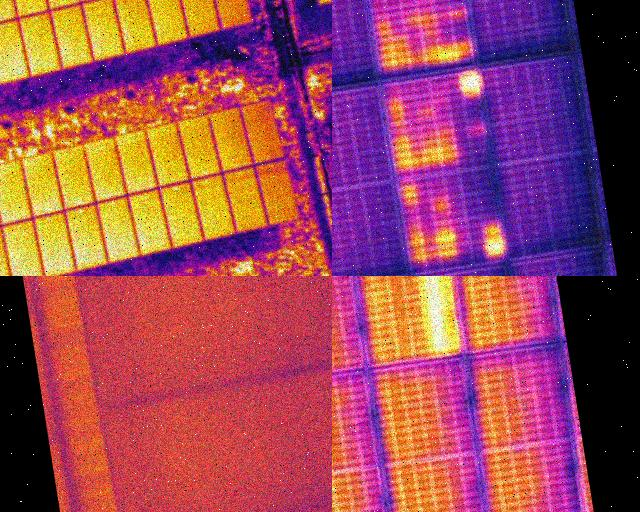
#> input picture data/precalib/DJI_0845_R.JPG, 640 x 512 px
$ python -i image_processor.py   (imports and definitions only)   (older library calls are emulated)
#> lines starting #> are read from the running program, lines starting #| are printed output that depends on the picture; after the words box and inside, x2 and y2 are one past the last pixel; in counts of white or black regions, pixels touching at a corner belong together
# app/services/image_processor.py

import os
import json
import cv2
import numpy as np
from pathlib import Path

DEFAULT_THRESHOLD_JSON_PATH = Path(__file__).parent.parent / "core" / "empirical_qc_thresholds.json"

class ImageProcessor:
    """
    Thermal image preprocessing and quality control service.
    Integrated from qualitycontrol.py logic.
    """

    ISSUE_LABELS = {
        "reject_too_blurry": "Ảnh quá mờ (không thể chấp nhận)",
        "warn_blurry": "Ảnh hơi mờ (cảnh báo)",
        "reject_too_noisy": "Ảnh quá nhiễu (không thể chấp nhận)",
        "warn_noisy": "Ảnh hơi nhiễu (cảnh báo)",
        "reject_low_contrast": "Độ tương phản quá thấp (không thể chấp nhận)",
        "warn_low_contrast": "Độ tương phản thấp (cảnh báo)",
        "reject_low_dynamic_range": "Dải động quá hẹp (không thể chấp nhận)",
        "warn_low_dynamic_range": "Dải động hẹp (cảnh báo)",
        "reject_too_dark_or_black": "Ảnh quá tối hoặc đen (không thể chấp nhận)",
        "warn_too_dark_or_black": "Ảnh hơi tối/đen (cảnh báo)",
        "reject_too_saturated_hot": "Ảnh bị cháy sáng/bão hòa nhiệt quá nhiều (không thể chấp nhận)",
        "warn_too_saturated_hot": "Ảnh hơi cháy sáng/bão hòa nhiệt (cảnh báo)",
        "reject_excessive_black_edges": "Viền đen xung quanh quá nhiều (không thể chấp nhận)",
        "warn_black_edges": "Viền đen xung quanh hơi nhiều (cảnh báo)",
        "reject_too_many_quality_warnings": "Ảnh có quá nhiều cảnh báo chất lượng",
        "image_read_failed": "Lỗi đọc file ảnh",
    }

    # ============================================================
    # Threshold Loader
    # ============================================================

    @staticmethod
    def load_thresholds(threshold_json_path=None) -> dict:
        if threshold_json_path is None:
            threshold_json_path = DEFAULT_THRESHOLD_JSON_PATH

        default_thresholds = {
            "blur_warn_below": 121.01289367675781,
            "blur_reject_below": 17.790084838867188,
            "noise_warn_above": 23.92720603942871,
            "noise_reject_above": 29.88382339477539,
            "denoise_apply_above": 19.96678924560547,
            "contrast_warn_below": 42.662113189697266,
            "contrast_reject_below": 22.792781829833984,
            "dynamic_range_warn_below": 169.5500030517578,
            "dynamic_range_reject_below": 77.36499786376953,
            "low_saturation_warn_above": 0.3251809775829315,
            "low_saturation_reject_above": 0.6088218688964844,
            "high_saturation_warn_above": 0.0018350220052525401,
            "high_saturation_reject_above": 0.005204254295676947,
            "edge_black_warn_above": 0.6525292992591858,
            "edge_black_reject_above": 0.805412232875824,
        }

        if not os.path.exists(threshold_json_path):
            return default_thresholds

        try:
            with open(threshold_json_path, "r", encoding="utf-8") as f:
                thresholds = json.load(f)
            # Merge with defaults to ensure completeness
            for key, val in default_thresholds.items():
                if key not in thresholds:
                    thresholds[key] = val
            return thresholds
        except Exception:
            return default_thresholds

    # ============================================================
    # Metric Calculations
    # ============================================================

    @staticmethod
    def to_gray(img_bgr: np.ndarray) -> np.ndarray:
        return cv2.cvtColor(img_bgr, cv2.COLOR_BGR2GRAY)

    @staticmethod
    def compute_blur_score(img_bgr: np.ndarray) -> float:
        gray = ImageProcessor.to_gray(img_bgr)
        return float(cv2.Laplacian(gray, cv2.CV_64F).var())

    @staticmethod
    def compute_noise_score(img_bgr: np.ndarray) -> float:
        gray = ImageProcessor.to_gray(img_bgr)
        smooth = cv2.GaussianBlur(gray, (3, 3), 0)
        residual = gray.astype(np.float32) - smooth.astype(np.float32)
        return float(np.std(residual))

    @staticmethod
    def compute_exposure_stats(img_bgr: np.ndarray) -> dict:
        gray = ImageProcessor.to_gray(img_bgr)
        p01 = float(np.percentile(gray, 1))
        p99 = float(np.percentile(gray, 99))
        return {
            "brightness_mean": float(np.mean(gray)),
            "brightness_std": float(np.std(gray)),
            "p01": p01,
            "p99": p99,
            "dynamic_range": float(p99 - p01),
            "low_saturation_ratio": float(np.mean(gray <= 5)),
            "high_saturation_ratio": float(np.mean(gray >= 250)),
        }

    @staticmethod
    def compute_edge_black_ratio(img_bgr: np.ndarray, threshold: int = 8, edge_percent: float = 0.04) -> float:
        gray = ImageProcessor.to_gray(img_bgr)
        h, w = gray.shape[:2]

        eh = max(1, int(round(h * edge_percent)))
        ew = max(1, int(round(w * edge_percent)))

        top = gray[:eh, :]
        bottom = gray[h - eh:, :]
        left = gray[:, :ew]
        right = gray[:, w - ew:]

        edge_pixels = np.concatenate([
            top.reshape(-1),
            bottom.reshape(-1),
            left.reshape(-1),
            right.reshape(-1),
        ])

        return float(np.mean(edge_pixels <= threshold))

    @staticmethod
    def compute_all_metrics(img_bgr: np.ndarray) -> dict:
        exposure = ImageProcessor.compute_exposure_stats(img_bgr)
        return {
            "blur_score": ImageProcessor.compute_blur_score(img_bgr),
            "noise_score": ImageProcessor.compute_noise_score(img_bgr),
            "edge_black_ratio": ImageProcessor.compute_edge_black_ratio(img_bgr),
            **exposure,
        }

    # ============================================================
    # Black Border & Padding Utilities
    # ============================================================

    # [21 lines left out: functions get_black_border_mask, restore_black_border, compute_black_border_ratio, not called in this run]

    @staticmethod
    def detect_existing_black_padding(
        img_bgr: np.ndarray,
        black_threshold: int = 8,
        line_black_ratio: float = 0.95,
        min_thickness_px: int = 3,
    ) -> dict:
        gray = ImageProcessor.to_gray(img_bgr)
        black = gray <= black_threshold
        h, w = black.shape[:2]

        def count_from_top():
            count = 0
            for r in range(h):
                if float(np.mean(black[r, :])) >= line_black_ratio:
                    count += 1
                else:
                    break
            return count

        def count_from_bottom():
            count = 0
            for r in range(h - 1, -1, -1):
                if float(np.mean(black[r, :])) >= line_black_ratio:
                    count += 1
                else:
                    break
            return count

        def count_from_left():
            count = 0
            for c in range(w):
                if float(np.mean(black[:, c])) >= line_black_ratio:
                    count += 1
                else:
                    break
            return count

        def count_from_right():
            count = 0
            for c in range(w - 1, -1, -1):
                if float(np.mean(black[:, c])) >= line_black_ratio:
                    count += 1
                else:
                    break
            return count

        top = count_from_top()
        bottom = count_from_bottom()
        left = count_from_left()
        right = count_from_right()

        has_existing_pad = max(top, bottom, left, right) >= min_thickness_px

        return {
            "has_existing_pad": bool(has_existing_pad),
            "detected_pad_top": int(top),
            "detected_pad_bottom": int(bottom),
            "detected_pad_left": int(left),
            "detected_pad_right": int(right),
            "pad_black_threshold": int(black_threshold),
            "pad_line_black_ratio": float(line_black_ratio),
            "pad_min_thickness_px": int(min_thickness_px),
        }

    @staticmethod
    def make_padding_mask(img_bgr: np.ndarray, pad_info: dict) -> np.ndarray:
        h, w = img_bgr.shape[:2]
        mask = np.zeros((h, w), dtype=np.uint8)

        top = int(pad_info.get("detected_pad_top", 0))
        bottom = int(pad_info.get("detected_pad_bottom", 0))
        left = int(pad_info.get("detected_pad_left", 0))
        right = int(pad_info.get("detected_pad_right", 0))

        if top > 0:
            mask[:top, :] = 255
        if bottom > 0:
            mask[h - bottom:, :] = 255
        if left > 0:
            mask[:, :left] = 255
        if right > 0:
            mask[:, w - right:] = 255

        return mask

    @staticmethod
    def should_restore_padding(pad_mode: str, pad_info: dict) -> bool:
        if pad_mode == "off":
            return False
        if pad_mode == "on" or pad_mode == "auto":
            return bool(pad_info.get("has_existing_pad", False))
        raise ValueError("PAD_MODE phải là 'off', 'on', hoặc 'auto'")

    # ============================================================
    # Bad Pixel Replacement & Flat Field Correction
    # ============================================================

    @staticmethod
    def bad_pixel_replacement_color(
        img_bgr: np.ndarray,
        z_thresh: float = 6.0,
        max_bad_ratio: float = 0.003,
        inpaint_radius: int = 1
    ) -> np.ndarray:
        lab = cv2.cvtColor(img_bgr, cv2.COLOR_BGR2LAB)
        l_channel, _, _ = cv2.split(lab)
        l_float = l_channel.astype(np.float32)

        local_median = cv2.medianBlur(l_channel, 3).astype(np.float32)
        residual = l_float - local_median

        med = np.median(residual)
        mad = np.median(np.abs(residual - med))

        sigma = 1.4826 * mad
        sigma = max(float(sigma), 1e-6)

        bad_mask = np.abs(residual - med) > z_thresh * sigma
        bad_ratio = float(np.mean(bad_mask))

        if bad_ratio > max_bad_ratio or not np.any(bad_mask):
            return img_bgr.copy()

        mask_u8 = bad_mask.astype(np.uint8) * 255
        repaired = cv2.inpaint(
            img_bgr,
            mask_u8,
            inpaintRadius=inpaint_radius,
            flags=cv2.INPAINT_TELEA
        )
        return repaired

    # [11 lines left out: function apply_software_nuc, not called in this run]

    # ============================================================
    # Quality Assessment
    # ============================================================

    @staticmethod
    def assess_quality(img_bgr: np.ndarray, thresholds: dict = None) -> dict:
        if thresholds is None:
            thresholds = ImageProcessor.load_thresholds()

        # Automatically letterbox to (640, 512) for consistent quality metrics
        h, w = img_bgr.shape[:2]
        if (w, h) != (640, 512):
            qc_img = ImageProcessor.letterbox_to_shape(img_bgr, (640, 512))
        else:
            qc_img = img_bgr

        metrics = ImageProcessor.compute_all_metrics(qc_img)

        warnings = []
        critical = []

        # Blur check
        if metrics["blur_score"] < thresholds["blur_reject_below"]:
            critical.append("reject_too_blurry")
        elif metrics["blur_score"] < thresholds["blur_warn_below"]:
            warnings.append("warn_blurry")

        # Noise check
        if metrics["noise_score"] > thresholds["noise_reject_above"]:
            critical.append("reject_too_noisy")
        elif metrics["noise_score"] > thresholds["noise_warn_above"]:
            warnings.append("warn_noisy")

        # Contrast check (brightness_std)
        if metrics["brightness_std"] < thresholds["contrast_reject_below"]:
            critical.append("reject_low_contrast")
        elif metrics["brightness_std"] < thresholds["contrast_warn_below"]:
            warnings.append("warn_low_contrast")

        # Dynamic range check
        if metrics["dynamic_range"] < thresholds["dynamic_range_reject_below"]:
            critical.append("reject_low_dynamic_range")
        elif metrics["dynamic_range"] < thresholds["dynamic_range_warn_below"]:
            warnings.append("warn_low_dynamic_range")

        # Low saturation (underexposure / dark)
        if metrics["low_saturation_ratio"] > thresholds["low_saturation_reject_above"]:
            critical.append("reject_too_dark_or_black")
        elif metrics["low_saturation_ratio"] > thresholds["low_saturation_warn_above"]:
            warnings.append("warn_too_dark_or_black")

        # High saturation (overexposure / hot)
        if metrics["high_saturation_ratio"] > thresholds["high_saturation_reject_above"]:
            critical.append("reject_too_saturated_hot")
        elif metrics["high_saturation_ratio"] > thresholds["high_saturation_warn_above"]:
            warnings.append("warn_too_saturated_hot")

        # Edge black ratio check
        if metrics["edge_black_ratio"] > thresholds["edge_black_reject_above"]:
            critical.append("reject_excessive_black_edges")
        elif metrics["edge_black_ratio"] > thresholds["edge_black_warn_above"]:
            warnings.append("warn_black_edges")

        # Warning threshold logic
        if len(warnings) >= 3:
            critical.append("reject_too_many_quality_warnings")

        if critical:
            status = "poor"  # Map "critical" -> "poor"
        elif warnings:
            status = "warning"
        else:
            status = "ok"

        issues = critical + warnings
        issues_vi = [ImageProcessor.ISSUE_LABELS.get(issue, issue) for issue in issues]

        return {
            "quality_status": status,
            "issues": issues,
            "issues_vi": issues_vi,
            "metrics": metrics,
        }

    # ============================================================
    # Letterbox & Resize
    # ============================================================

    @staticmethod
    def letterbox_to_shape(
        img_bgr: np.ndarray,
        target_shape=(640, 512)
    ) -> np.ndarray:
        h, w = img_bgr.shape[:2]
        target_w, target_h = target_shape

        if w == target_w and h == target_h:
            return img_bgr.copy()

        scale = min(target_w / w, target_h / h)
        new_w = int(round(w * scale))
        new_h = int(round(h * scale))

        resized = cv2.resize(
            img_bgr,
            (new_w, new_h),
            interpolation=cv2.INTER_LINEAR,
        )

        top = (target_h - new_h) // 2
        bottom = target_h - new_h - top
        left = (target_w - new_w) // 2
        right = target_w - new_w - left

        padded = cv2.copyMakeBorder(
            resized,
            top,
            bottom,
            left,
            right,
            cv2.BORDER_CONSTANT,
            value=(0, 0, 0),
        )
        return padded

    # ============================================================
    # Main Preprocessing Pipeline
    # ============================================================

    @staticmethod
    def preprocess_thermal(
        image_path: str,
        flat_frame=None,
        target_shape=(640, 512),
        return_quality: bool = False
    ):
        """
        Main preprocessing pipeline matching qualitycontrol.py.
        """
#> called with image_path = '../../../data/precalib/DJI_0845_R.JPG', target_shape = (640, 512), return_quality = False
        thresholds = ImageProcessor.load_thresholds()
#> (reads empirical_qc_thresholds.json from the repository)

        # Support Unicode paths
        try:
            data = np.fromfile(str(image_path), dtype=np.uint8)
            img = cv2.imdecode(data, cv2.IMREAD_COLOR)
#> img is the input picture: shape (512, 640, 3); mean B, G, R 89.2, 72.3, 154.7
        except Exception:
            img = None

        if img is None:
            if return_quality:
                return None, {
                    "quality_status": "error",
                    "issues": ["image_read_failed"],
                    "issues_vi": ["Lỗi đọc file ảnh"],
                    "metrics": {}
                }
            return None

        original = img.copy()

        # 1. Detect existing black padding (PAD_MODE = 'auto')
        pad_info = ImageProcessor.detect_existing_black_padding(original)
#> in detect_existing_black_padding, `black = gray <= black_threshold`:
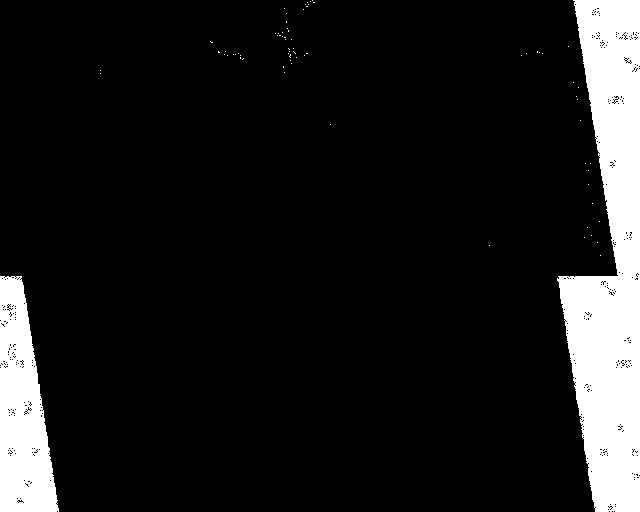
#> black: shape (512, 640) bool; 11.1% white; 74 white regions (72 under 20 px), largest, box (x1, y1, x2, y2) and area: (557, 0, 640, 512) 26986, (0, 276, 59, 512) 9360
#> after the loop in count_from_top, `for r in range(h):`: count = 0
#> after the loop in count_from_right, `for c in range(w - 1, -1, -1):`: count = 25
#> in detect_existing_black_padding, `has_existing_pad = max(top, bottom, left, right) >= min_thickness_px`: has_existing_pad = True
#> pad_info = {'has_existing_pad': True, 'detected_pad_top': 0, 'detected_pad_bottom': 0, 'detected_pad_left': 0, 'detected_pad_right': 25, 'pad_black_threshold': 8, 'pad_line_black_ratio': 0.95, 'pad_min_thickness_px': 3}
        restore_existing_pad = ImageProcessor.should_restore_padding("auto", pad_info)
#> restore_existing_pad = True

        # 2. Assess quality before processing
        # Quality assessment automatically letterboxes raw image internally
        quality = ImageProcessor.assess_quality(original, thresholds)
#> in compute_exposure_stats, `p01 = float(np.percentile(gray, 1))`: p01 = 0
#> in compute_exposure_stats, `p99 = float(np.percentile(gray, 99))`: p99 = 230
#> in compute_all_metrics, `exposure = ImageProcessor.compute_exposure_stats(img_bgr)`: exposure = {'brightness_mean': 98.86, 'brightness_std': 58.49, 'p01': 0, 'p99': 230, 'dynamic_range': 230, 'low_saturation_ratio': 0.109, 'high_saturation_ratio': 0.000443}
#> in compute_noise_score, `residual = gray.astype(np.float32) - smooth.astype(np.float32)`:
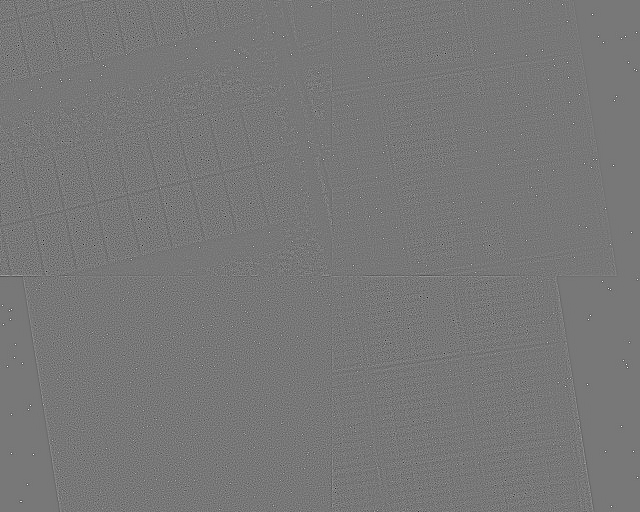
#> residual: shape (512, 640) float32; min -169, max 190, mean 0; drawn with min black and max white
#> in compute_edge_black_ratio, `right = gray[:, w - ew:]`:
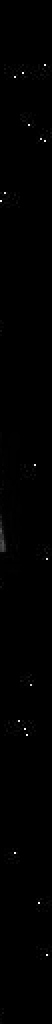
#> right: shape (512, 26) (shown 2 times larger); min 0, max 255, mean 0.8
#> in assess_quality, `metrics = ImageProcessor.compute_all_metrics(qc_img)`: metrics = 10 items
#> quality = 4 items

        # 3. Optional Software NUC
        if flat_frame is not None:
            img = ImageProcessor.apply_software_nuc(img, flat_frame)
            original = img.copy()

        # 4. Bad Pixel Replacement
        img = ImageProcessor.bad_pixel_replacement_color(img)
#> in bad_pixel_replacement_color, `lab = cv2.cvtColor(img_bgr, cv2.COLOR_BGR2LAB)`: lab: shape (512, 640, 3); mean of channels 0, 1, 2 110.4, 165.3, 133.9
#> in bad_pixel_replacement_color, `local_median = cv2.medianBlur(l_channel, 3).astype(np.float32)`:
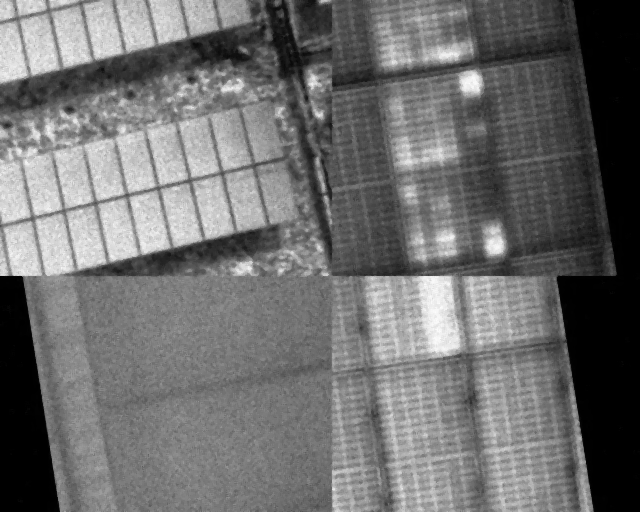
#> local_median: shape (512, 640) float32; min 0, max 252, mean 110.3
#> in bad_pixel_replacement_color, `med = np.median(residual)`: med = 0
#> in bad_pixel_replacement_color, `mad = np.median(np.abs(residual - med))`: mad = 7
#> in bad_pixel_replacement_color, `sigma = 1.4826 * mad`: sigma = 10.38
#> in bad_pixel_replacement_color, `bad_mask = np.abs(residual - med) > z_thresh * sigma`:
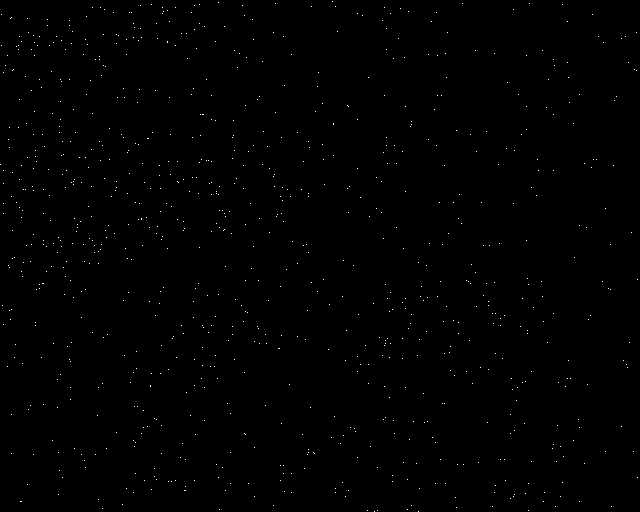
#> bad_mask: shape (512, 640) bool; 0.28% white in thin lines or dots
#> in bad_pixel_replacement_color, `bad_ratio = float(np.mean(bad_mask))`: bad_ratio = 0.00283
#> in bad_pixel_replacement_color, `mask_u8 = bad_mask.astype(np.uint8) * 255`: mask_u8: shape (512, 640); 0.28% white in thin lines or dots

        # 5. Denoise if noise exceeds threshold
        noise_score = quality["metrics"].get("noise_score", 0.0)
#> noise_score = 14.45
        apply_denoise_threshold = float(thresholds["denoise_apply_above"])
        if noise_score > apply_denoise_threshold:
            img = cv2.bilateralFilter(
                img,
                d=7,
                sigmaColor=20,
                sigmaSpace=20
            )

        # 6. Restore original black border if existed
        if restore_existing_pad:
            mask = ImageProcessor.make_padding_mask(original, pad_info)
#> in make_padding_mask, `top = int(pad_info.get("detected_pad_top", 0))`: top = 0
#> in make_padding_mask, `right = int(pad_info.get("detected_pad_right", 0))`: right = 25
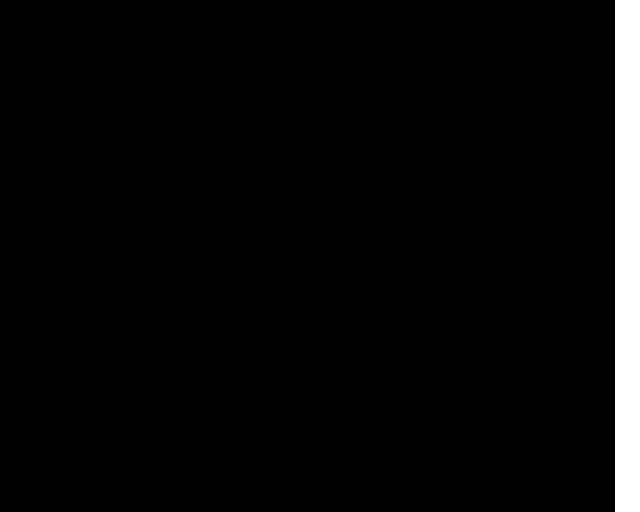
#> mask: shape (512, 640); 3.9% white; 1 white region, box (x1, y1, x2, y2) and area: (615, 0, 640, 512) 12800
            img[mask > 0] = original[mask > 0]
#> img: shape (512, 640, 3); mean B, G, R 89.2, 72.3, 154.7

        # 7. Letterbox to target shape
        img_out = ImageProcessor.letterbox_to_shape(img, target_shape)

        # 8. Recalculate metrics on preprocessed image for final report
        final_quality = ImageProcessor.assess_quality(img_out, thresholds)
#> in compute_noise_score (call 2), `residual = gray.astype(np.float32) - smooth.astype(np.float32)`:
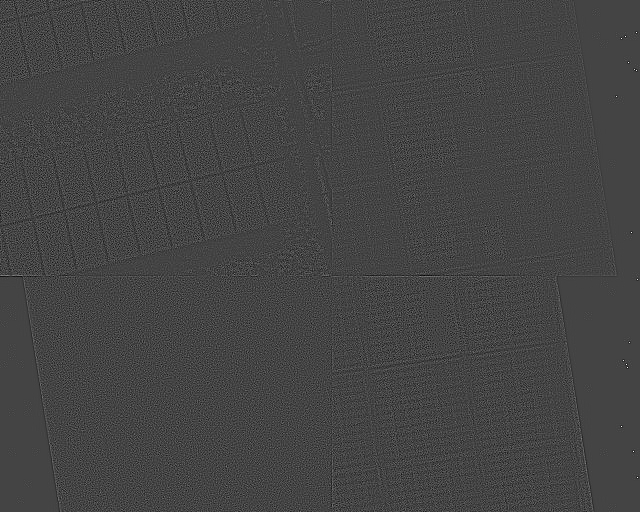
#> residual: shape (512, 640) float32; min -70, max 190, mean 0; drawn with min black and max white
#> final_quality = 4 items

        if return_quality:
            return img_out, final_quality

        return img_out

>>> result = ImageProcessor().preprocess_thermal('../../../data/precalib/DJI_0845_R.JPG')
